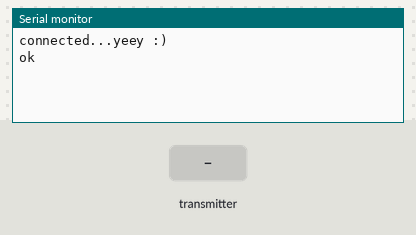
The sketch below on a simulated ESP8266 (NodeMCU). Parts: the last lines printed to the serial monitor. Inputs (shaded band) come from the test bench. WiFi joins after 1.5 s; servers stay silent unless stated; no radio packets arrive unless stated.

Above: at 2.7 s.
2.8 s: the transmitter starts sending data.0 = 0
At 2.93 s:
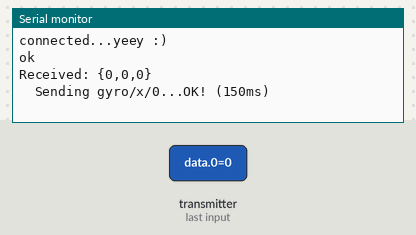
4.3 s: the transmitter starts sending data.1 = 64
At 4.89 s:
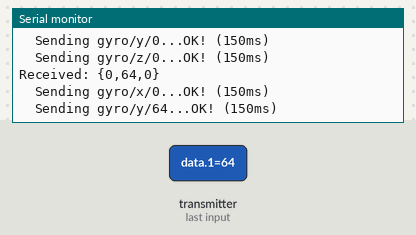
7.3 s: the transmitter starts sending data.2 = 64
At 7.75 s:
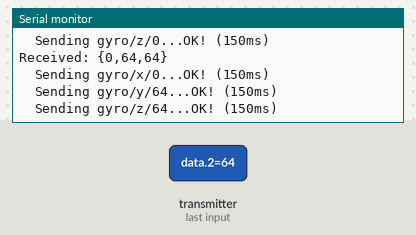
10.3 s: the transmitter starts sending data.0 = 64
At 10.6 s:
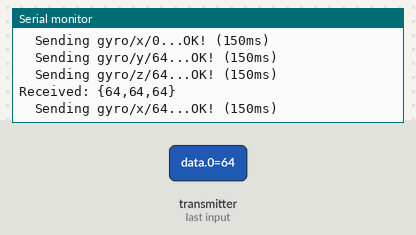
13.3 s: the transmitter starts sending data.1 = 0
At 13.91 s:
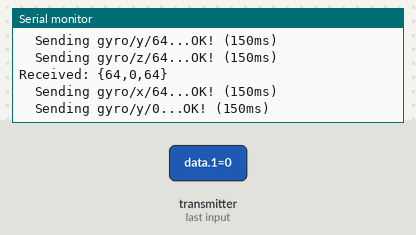
14.8 s: the transmitter starts sending data.2 = 0
At 15.42 s:
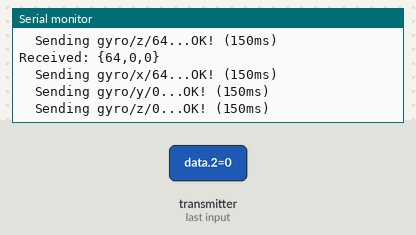

The sketch:

gateway_gyro.ino
```cpp
#if defined(ESP32)
  #include <WiFi.h>
#elif defined(ESP8266)
  #include <ESP8266WiFi.h>
#endif
#include <Firebase_ESP_Client.h>
#include <WiFiManager.h>

//Provide the token generation process info.
#include "addons/TokenHelper.h"
//Provide the RTDB payload printing info and other helper functions.
#include "addons/RTDBHelper.h"

// Insert your network credentials
#define WIFI_MANAGER // comment to disable wifimanager

// Required if WIFI_MANAGER is disabled:
#define WIFI_SSID "YOUR_NETWORK_NAME"
#define WIFI_PASSWORD "YOUR_WIFI_PASSWORD"

// Insert Firebase project API Key
#define API_KEY "YOUR_API_KEY"

// Insert RTDB URLefine the RTDB URL */
#define DATABASE_URL "YOUR_REALTIME_DATABASE_URL"

//Define Firebase Data object
FirebaseData fbdo;

FirebaseAuth auth;
FirebaseConfig config;

unsigned long sendDataPrevMillis = 0;
int count = 0;
bool signupOK = false;

#include <SPI.h>
#include "printf.h"
#include "RF24.h"

#define CE_PIN 2
#define CSN_PIN 4
RF24 radio(CE_PIN, CSN_PIN);

uint8_t address[][6] = {"1Node", "2Node"};
bool radioNumber = 0; // 0 uses address[0] to transmit, 1 uses address[1] to transmit
uint8_t data[3];

String arrToStr(uint8_t arr[], int len) {
  String str = "{";
  for (int i = 0; i < len; i++) {
    str += (String) arr[i];
    if (i != len - 1)
      str += ",";
  }
  str += "}";
  return str;
}

void radioInit() {
  if (!radio.begin()) {
    Serial.println("radio hardware is not responding!!");
    while (1) {} // hold in infinite loop
  }

  radio.setPALevel(RF24_PA_LOW);  // RF24_PA_MAX is default.
  radio.setPayloadSize(sizeof(data)); // float datatype occupies 4 bytes
  radio.openWritingPipe(address[radioNumber]);     // always uses pipe 0
  radio.openReadingPipe(1, address[!radioNumber]); // using pipe 1
  radio.startListening();
}

void printRadioDetails() {
   printf_begin();             // needed only once for printing details
//   radio.printDetails();       // (smaller) function that prints raw register values
   radio.printPrettyDetails(); // (larger) function that prints human readable data
}

void setup(){
  Serial.begin(115200);
  firebaseInit();
  radioInit();
  printRadioDetails();
}

void loop(){
  uint8_t pipe;
    if (radio.available(&pipe)) {             // is there a data? get the pipe number that recieved it
      uint8_t bytes = radio.getPayloadSize(); // get the size of the data
      radio.read(&data, bytes);            // fetch data from FIFO
      Serial.print("Received: ");
//      Serial.print(bytes);                    // print the size of the data
//      Serial.print(" bytes on pipe ");
//      Serial.print(pipe);                     // print the pipe number
//      Serial.print(": ");
      Serial.println(arrToStr(data,sizeof(data)));
//      Serial.print("...");
      // print the data's value
      if (Firebase.ready() && signupOK){
        sendFirebaseData();
      }
    }
}

void firebaseInit() {
  #ifdef WIFI_MANAGER
    setupWifiManager();
  #else
    setupWifi();
  #endif
  /* Assign the api key (required) */
  config.api_key = API_KEY;

  /* Assign the RTDB URL (required) */
  config.database_url = DATABASE_URL;

  /* Sign up */
  if (Firebase.signUp(&config, &auth, "", "")){
    Serial.println("ok");
    signupOK = true;
  }
  else{
    Serial.printf("%s\n", config.signer.signupError.message.c_str());
  }

  /* Assign the callback function for the long running token generation task */
  config.token_status_callback = tokenStatusCallback; //see addons/TokenHelper.h

  Firebase.begin(&config, &auth);
  Firebase.reconnectWiFi(true);
}

#ifdef WIFI_MANAGER
void setupWifiManager() {
  WiFi.mode(WIFI_STA);
  WiFiManager wm;
//    wm.resetSettings();
  bool res;
    // res = wm.autoConnect(); // auto generated AP name from chipid
    // res = wm.autoConnect("AutoConnectAP"); // anonymous ap
    res = wm.autoConnect("NodeMCU",""); // password protected ap

    if(!res) {
        Serial.println("Failed to connect");
        // ESP.restart();
    }
    else {
        //if you get here you have connected to the WiFi
        Serial.println("connected...yeey :)");
    }
}
#else
void setupWifi() {
  WiFi.begin(WIFI_SSID, WIFI_PASSWORD);
  Serial.print("Connecting to Wi-Fi");
  while (WiFi.status() != WL_CONNECTED){
    Serial.print(".");
    delay(300);
  }
  Serial.println();
  Serial.print("Connected with IP: ");
  Serial.println(WiFi.localIP());
  Serial.println();
}
#endif

void sendFirebaseData() {
  String targets[] = {"gyro/x", "gyro/y", "gyro/z"};
  for (int i = 0; i < 3; i++) {
    String target = targets[i];
    Serial.print("\tSending " + target + "/" + (String) data[i]);
    Serial.print("...");
    unsigned long start_timer = millis();
    if (Firebase.RTDB.setIntAsync(&fbdo, target, data[i])){
      unsigned long end_timer = millis();
        Serial.print("OK! (");
        Serial.print(end_timer - start_timer);
        Serial.println("ms)");
      }
      else {
        Serial.print("failed: ");
        Serial.println(fbdo.errorReason());
      }
  }
}
```

Measured:
- after the input at 2.8 s, the serial monitor: prints a new line at once (image 1)
- after the input at 4.3 s, the serial monitor: prints a new line after 0.31 s (image 2)
- after the input at 7.3 s, the serial monitor: prints a new line at once (image 3)
- after the input at 10.3 s, the serial monitor: prints a new line after 0.17 s (image 4)
- after the input at 13.3 s, the serial monitor: prints a new line after 0.33 s (image 5)
- after the input at 14.8 s, the serial monitor: prints a new line after 0.19 s (image 6)
